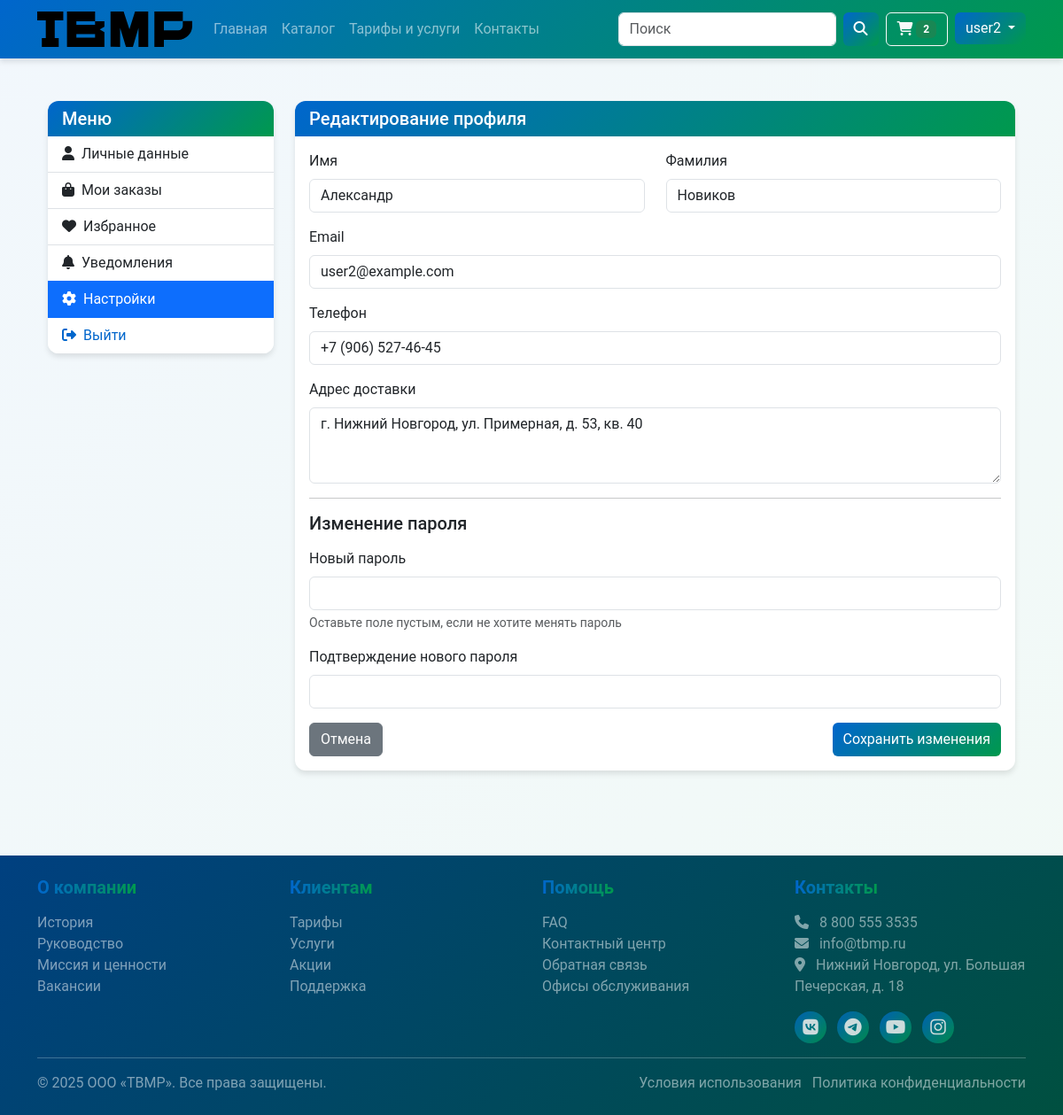
The page /auth/profile/edit (signed in) on the database its author committed.
### app/models.py (models this page shows, shortened)
class User(UserMixin, db.Model):
    id = db.Column(db.Integer, primary_key=True)
    username = db.Column(db.String(80), unique=True, nullable=False)
    email = db.Column(db.String(120), unique=True, nullable=False)
    password_hash = db.Column(db.String(128))
    first_name = db.Column(db.String(80))
    last_name = db.Column(db.String(80))
    phone = db.Column(db.String(20))
    address = db.Column(db.String(200))
    created_at = db.Column(db.DateTime, default=datetime.utcnow)
    is_admin = db.Column(db.Boolean, default=False)
    orders = db.relationship('Order', backref='user', lazy=True)
    cart_items = db.relationship('CartItem', backref='user', lazy=True, cascade='all, delete-orphan')

### app/routes/auth.py (the view, shortened to what this page needs)
@bp.route('/profile/edit', methods=('GET', 'POST'))
@login_required
def edit_profile():
    return render_template('auth/edit_profile.html')

### run.py (called while the page is built)
@app.context_processor
def inject_now():
    return {'now': datetime.utcnow()}

### app/templates/auth/edit_profile.html (shortened to what this page needs)
{% extends 'base.html' %}
{% block content %}
<div class="container mt-4 mb-5">
    <div class="row">
        <div class="col-md-3">
            <div class="card mb-4">                <div class="card-header bg-primary text-white">
                    <h5 class="mb-0">Меню</h5>
                </div>
                <div class="list-group list-group-flush">
                    <a href="{{ url_for('auth.profile') }}" class="list-group-item list-group-item-action">
                        <i class="fas fa-user me-2"></i>Личные данные
                    </a>
                    <a href="{{ url_for('auth.profile') }}#orders" class="list-group-item list-group-item-action">
                        <i class="fas fa-shopping-bag me-2"></i>Мои заказы
                    </a>
                    <a href="#" class="list-group-item list-group-item-action">
                        <i class="fas fa-heart me-2"></i>Избранное
                    </a>
                    <a href="#" class="list-group-item list-group-item-action">
                        <i class="fas fa-bell me-2"></i>Уведомления
                    </a>                    <a href="{{ url_for('auth.edit_profile') }}" class="list-group-item list-group-item-action active">
                        <i class="fas fa-cog me-2"></i>Настройки
                    </a>
                    <a href="{{ url_for('auth.logout') }}" class="list-group-item list-group-item-action text-primary">
                        <i class="fas fa-sign-out-alt me-2"></i>Выйти
                    </a>
                </div>
            </div>
        </div>
        <div class="col-md-9">
            <div class="card">                <div class="card-header bg-primary text-white">
                    <h5 class="mb-0">Редактирование профиля</h5>
                </div>
                <div class="card-body">
                    <form method="post">
                        <div class="row mb-3">
                            <div class="col-md-6">
                                <label for="first_name" class="form-label">Имя</label>
                                <input type="text" class="form-control" id="first_name" name="first_name" value="{{ current_user.first_name }}">
                            </div>
                            <div class="col-md-6">
                                <label for="last_name" class="form-label">Фамилия</label>
                                <input type="text" class="form-control" id="last_name" name="last_name" value="{{ current_user.last_name }}">
                            </div>
                        </div>
                        <div class="mb-3">
                            <label for="email" class="form-label">Email</label>
                            <input type="email" class="form-control" id="email" name="email" value="{{ current_user.email }}" required>
                        </div>
                        <div class="mb-3">
                            <label for="phone" class="form-label">Телефон</label>
                            <input type="tel" class="form-control" id="phone" name="phone" value="{{ current_user.phone }}" placeholder="+7 (___) ___-__-__">
                        </div>
                        <div class="mb-3">
                            <label for="address" class="form-label">Адрес доставки</label>
                            <textarea class="form-control" id="address" name="address" rows="3">{{ current_user.address }}</textarea>
                        </div>
                        <hr>
                        <h5 class="mb-3">Изменение пароля</h5>
                        <div class="mb-3">
                            <label for="password" class="form-label">Новый пароль</label>
                            <input type="password" class="form-control" id="password" name="password">
                            <div class="form-text">Оставьте поле пустым, если не хотите менять пароль</div>
                        </div>
                        <div class="mb-3">
                            <label for="password_confirm" class="form-label">Подтверждение нового пароля</label>
                            <input type="password" class="form-control" id="password_confirm" name="password_confirm">
                        </div>
                        <div class="d-flex justify-content-between">
                            <a href="{{ url_for('auth.profile') }}" class="btn btn-secondary">Отмена</a>
                            <button type="submit" class="btn btn-primary">Сохранить изменения</button>
                        </div>
                    </form>
                </div>
            </div>
        </div>
    </div>
</div>
{% endblock %}

### app/templates/base.html (shortened to what this page needs)
<!DOCTYPE html>
<html lang="ru">
<head>    <meta charset="UTF-8">
    <link href="https://cdn.jsdelivr.net/npm/bootstrap@5.3.2/dist/css/bootstrap.min.css" rel="stylesheet">
    <link rel="stylesheet" href="https://cdnjs.cloudflare.com/ajax/libs/font-awesome/6.5.1/css/all.min.css">
    <link rel="stylesheet" href="{{ url_for('static', filename='css/style.css') }}">
    <link rel="stylesheet" href="{{ url_for('static', filename='css/gradient_overrides.css') }}">
    <link rel="stylesheet" href="{{ url_for('static', filename='css/category-icons.css') }}">
</head>
<body>    <header>
        <nav class="navbar navbar-expand-lg navbar-dark bg-primary" style="box-shadow: 0 4px 6px rgba(0, 0, 0, 0.1);">
            <div class="container">                <a class="navbar-brand" href="{{ url_for('main.index') }}">
                    <img src="{{ url_for('static', filename='img/Logo.svg') }}" alt="TBMP" height="40">
                </a>
                <div class="collapse navbar-collapse" id="navbarMain">
                    <ul class="navbar-nav me-auto mb-2 mb-lg-0">
                        <li class="nav-item">
                            <a class="nav-link {% if request.endpoint == 'main.index' %}active{% endif %}" href="{{ url_for('main.index') }}">Главная</a>
                        </li>
                        <li class="nav-item">
                            <a class="nav-link {% if request.endpoint.startswith('catalog') %}active{% endif %}" href="{{ url_for('catalog.index') }}">Каталог</a>
                        </li>                        <li class="nav-item">
                            <a class="nav-link {% if request.endpoint.startswith('tariffs') %}active{% endif %}" href="{{ url_for('tariffs.index') }}">Тарифы и услуги</a>
                        </li>
                        <li class="nav-item">
                            <a class="nav-link {% if request.endpoint == 'main.contacts' %}active{% endif %}" href="{{ url_for('main.contacts') }}">Контакты</a>
                        </li>
                    </ul>
                    <form class="d-flex me-2" action="{{ url_for('main.search') }}" method="get">
                        <input class="form-control me-2" type="search" name="q" placeholder="Поиск" aria-label="Search">
                        <button class="btn btn-success" type="submit"><i class="fas fa-search"></i></button>
                    </form>
                    <div class="d-flex">                        <a href="{{ url_for('cart.view_cart') }}" class="btn btn-outline-light me-2">
                            <i class="fas fa-shopping-cart"></i>
                            {% if current_user.is_authenticated %}
                                {% set cart_count = current_user.cart_items|length %}
                                {% if cart_count > 0 %}
                                    <span class="badge bg-success text-white">{{ cart_count }}</span>
                                {% endif %}
                            {% endif %}
                        </a>
                        {% if current_user.is_authenticated %}                            <div class="dropdown">
                                <button class="btn btn-success dropdown-toggle" type="button" id="userDropdown" data-bs-toggle="dropdown" aria-expanded="false">
                                    {{ current_user.username }}
                                </button>
                            </div>
                        {% else %}
                            <a href="{{ url_for('auth.login') }}" class="btn btn-success">Войти</a>
                        {% endif %}
                    </div>
                </div>
            </div>
        </nav>
    </header>
    <main class="py-4">
        <div class="container">
            {% block content %}{% endblock %}
        </div>
    </main>    <footer class="text-white py-4 mt-4" style="background: linear-gradient(135deg, #004080, #005040);">
        <div class="container">
            <div class="row">
                <div class="col-md-3 mb-4 mb-md-0">
                    <h5>О компании</h5>
                    <ul class="list-unstyled">
                        <li><a href="#" class="text-white-50">История</a></li>
                        <li><a href="#" class="text-white-50">Руководство</a></li>
                        <li><a href="#" class="text-white-50">Миссия и ценности</a></li>
                        <li><a href="#" class="text-white-50">Вакансии</a></li>
                    </ul>
                </div>
                <div class="col-md-3 mb-4 mb-md-0">
                    <h5>Клиентам</h5>
                    <ul class="list-unstyled">
                        <li><a href="#" class="text-white-50">Тарифы</a></li>
                        <li><a href="#" class="text-white-50">Услуги</a></li>
                        <li><a href="#" class="text-white-50">Акции</a></li>
                        <li><a href="#" class="text-white-50">Поддержка</a></li>
                    </ul>
                </div>
                <div class="col-md-3 mb-4 mb-md-0">
                    <h5>Помощь</h5>
                    <ul class="list-unstyled">
                        <li><a href="#" class="text-white-50">FAQ</a></li>
                        <li><a href="#" class="text-white-50">Контактный центр</a></li>
                        <li><a href="#" class="text-white-50">Обратная связь</a></li>
                        <li><a href="#" class="text-white-50">Офисы обслуживания</a></li>
                    </ul>
                </div>
                <div class="col-md-3">
                    <h5>Контакты</h5>                    <p class="text-white-50">
                        <i class="fas fa-phone me-2"></i> 8 800 555 3535<br>
                        <i class="fas fa-envelope me-2"></i> info@tbmp.ru<br>
                        <i class="fas fa-map-marker-alt me-2"></i> Нижний Новгород, ул. Большая Печерская, д. 18
                    </p>
                    <div class="social-links mt-3">
                        <a href="#" class="text-white me-2"><i class="fab fa-vk fa-lg"></i></a>
                        <a href="#" class="text-white me-2"><i class="fab fa-telegram fa-lg"></i></a>
                        <a href="#" class="text-white me-2"><i class="fab fa-youtube fa-lg"></i></a>
                        <a href="#" class="text-white me-2"><i class="fab fa-instagram fa-lg"></i></a>
                    </div>
                </div>
            </div>
            <hr class="bg-secondary">
            <div class="row">                <div class="col-md-6">
                    <p class="mb-0 text-white-50">&copy; {{ now.year }} ООО «TBMP». Все права защищены.</p>
                </div>
                <div class="col-md-6 text-md-end">
                    <ul class="list-inline mb-0">
                        <li class="list-inline-item"><a href="#" class="text-white-50">Условия использования</a></li>
                        <li class="list-inline-item"><a href="#" class="text-white-50">Политика конфиденциальности</a></li>
                    </ul>
                </div>
            </div>
        </div>
    </footer>
</body>
</html>

### app/static/css/style.css (style rules this page uses)
:root { --blue-color: #0066cc; --green-color: #00994d; --main-gradient: linear-gradient(135deg, var(--blue-color), var(--green-color)); --main-gradient-hover: linear-gradient(135deg, #004d99, #006633); }
body { font-family: 'Roboto', Arial, sans-serif; color: #333; min-height: 100vh; display: flex; flex-direction: column; background: linear-gradient(135deg, rgba(0, 102, 204, 0.05), rgba(0, 153, 77, 0.05)); background-attachment: fixed; }
main { flex: 1; }
a { color: var(--blue-color); text-decoration: none; transition: color 0.3s; }
.btn-primary { background: var(--main-gradient); border: none; transition: all 0.3s; }
.btn-success { background: var(--main-gradient); border: none; transition: all 0.3s; }
.bg-primary { background: var(--main-gradient) !important; }
.text-primary { color: var(--blue-color) !important; }
.navbar-brand img { max-height: 40px; }
footer { margin-top: auto; background: linear-gradient(135deg, #004080, #005040) !important; }
footer h5 { font-weight: 600; margin-bottom: 1rem; background: linear-gradient(90deg, var(--blue-color), var(--green-color)); -webkit-background-clip: text; background-clip: text; -webkit-text-fill-color: transparent; display: inline-block; }
footer .social-links a { display: inline-block; width: 36px; height: 36px; border-radius: 50%; background: var(--main-gradient); text-align: center; line-height: 36px; transition: all 0.3s; margin-right: 0.5rem; opacity: 0.8; }

### app/static/css/gradient_overrides.css (style rules this page uses)
.card { transition: transform 0.3s, box-shadow 0.3s; border: none; box-shadow: 0 4px 6px rgba(0, 0, 0, 0.1); overflow: hidden; }
.card-header { background: var(--main-gradient); color: white; font-weight: 500; border: none; }

### rows shown on the page
User: username "user2", first_name "Александр", last_name "Новиков", email "user2@example.com", phone "+7 (906) 527-46-45", address "г. Нижний Новгород, ул. Примерная, д. 53, кв. 40"

### other values the page prints
{{ cart_count }} "2"
